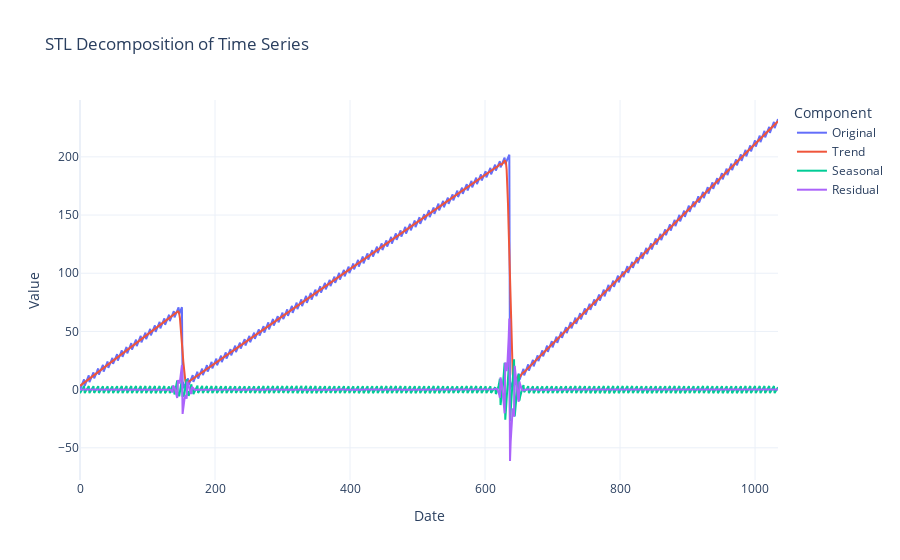

The cell this chart's notebook holds for it:
### Code cell
# Plot using Plotly
fig = go.Figure()
fig.add_trace(go.Scatter(x=df.index, y=df['y'], name='Original'))
fig.add_trace(go.Scatter(x=df.index, y=stl.trend, name='Trend'))
fig.add_trace(go.Scatter(x=df.index, y=stl.seasonal, name='Seasonal'))
fig.add_trace(go.Scatter(x=df.index, y=stl.resid, name='Residual'))

fig.update_layout(
    title='STL Decomposition of Time Series',
    xaxis_title='Date',
    yaxis_title='Value',
    legend_title='Component',
    template='plotly_white'
)

fig.show()

### Figure 1 — Plotly figure (JSON) as saved in the notebook; plotly's stock layout.template omitted (floating-point values rounded to 4 significant figures; data arrays with more than 128 entries replaced by an {"elided": "..."} marker saying what was removed)
{"data": [{"name": "Original", "type": "scatter", "x": {"elided": "1035 int values"}, "y": {"elided": "1035 float values"}}, {"name": "Trend", "type": "scatter", "x": {"elided": "1035 int values"}, "y": {"elided": "1035 float values"}}, {"name": "Seasonal", "type": "scatter", "x": {"elided": "1035 int values"}, "y": {"elided": "1035 float values"}}, {"name": "Residual", "type": "scatter", "x": {"elided": "1035 int values"}, "y": {"elided": "1035 float values"}}], "layout": {"legend": {"title": {"text": "Component"}}, "title": {"text": "STL Decomposition of Time Series"}, "xaxis": {"title": {"text": "Date"}}, "yaxis": {"title": {"text": "Value"}}}}
